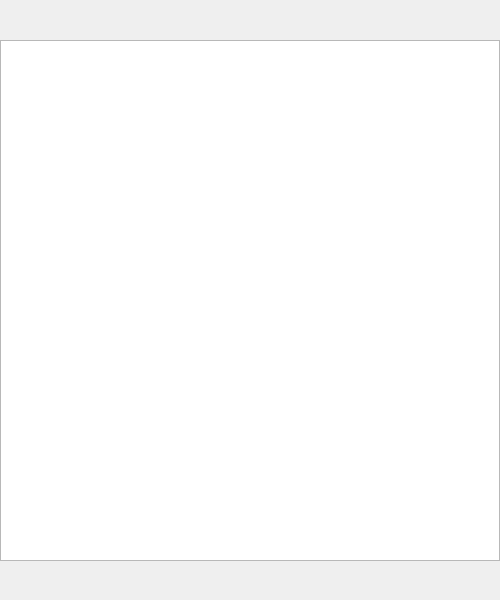
<?xml version="1.0" encoding="UTF-8"?>
<ui version="4.0">
 <class>doodlegame</class>
 <widget class="QDialog" name="doodlegame">
  <property name="geometry">
   <rect>
    <x>0</x>
    <y>0</y>
    <width>500</width>
    <height>600</height>
   </rect>
  </property>
  <property name="windowTitle">
   <string>Dialog</string>
  </property>
  <widget class="QGraphicsView" name="graphicsView">
   <property name="geometry">
    <rect>
     <x>0</x>
     <y>40</y>
     <width>500</width>
     <height>521</height>
    </rect>
   </property>
  </widget>
 </widget>
 <resources/>
 <connections/>
</ui>
